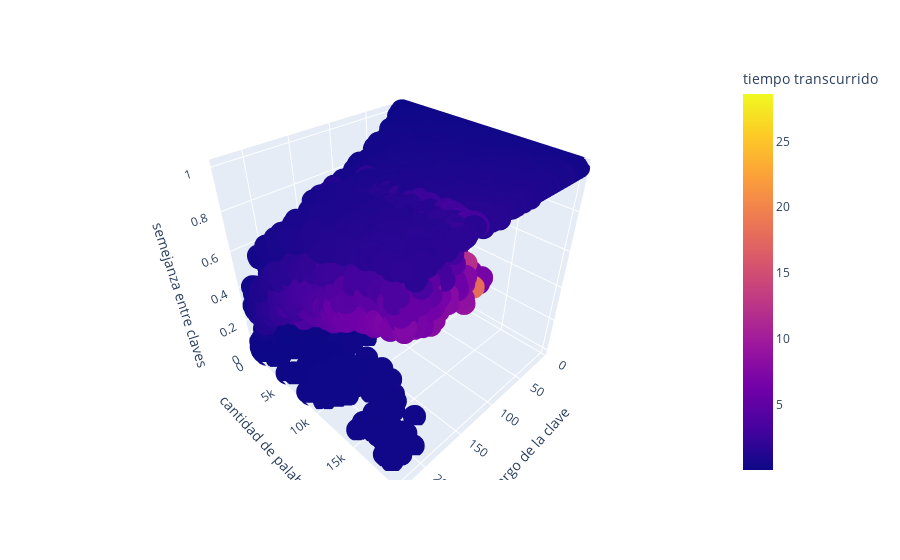

Notebook code for this chart:
### Code cell
from plotly.express import scatter_3d
import pandas as pd

df = pd.read_csv('stats5.csv')
fig = scatter_3d(df, x='largo de la clave', y='cantidad de palabras', z='semejanza entre claves', color='tiempo transcurrido')
fig.show()

### Figure 1 — Plotly figure (JSON) as saved in the notebook; plotly's stock layout.template omitted (floating-point values rounded to 4 significant figures; data arrays with more than 128 entries replaced by an {"elided": "..."} marker saying what was removed)
{"data": [{"hovertemplate": "largo de la clave=%{x}<br>cantidad de palabras=%{y}<br>semejanza entre claves=%{z}<br>tiempo transcurrido=%{marker.color}<extra></extra>", "legendgroup": "", "marker": {"color": {"elided": "8903 float values"}, "coloraxis": "coloraxis", "symbol": "circle"}, "mode": "markers", "name": "", "scene": "scene", "showlegend": false, "type": "scatter3d", "x": {"elided": "8903 int values"}, "y": {"elided": "8903 int values"}, "z": {"elided": "8903 float values"}}], "layout": {"coloraxis": {"colorbar": {"title": {"text": "tiempo transcurrido"}}, "colorscale": [[0, "#0d0887"], [0.1111, "#46039f"], [0.2222, "#7201a8"], [0.3333, "#9c179e"], [0.4444, "#bd3786"], [0.5556, "#d8576b"], [0.6667, "#ed7953"], [0.7778, "#fb9f3a"], [0.8889, "#fdca26"], [1, "#f0f921"]]}, "legend": {"tracegroupgap": 0}, "margin": {"t": 60}, "scene": {"domain": {"x": [0, 1], "y": [0, 1]}, "xaxis": {"title": {"text": "largo de la clave"}}, "yaxis": {"title": {"text": "cantidad de palabras"}}, "zaxis": {"title": {"text": "semejanza entre claves"}}}}}
